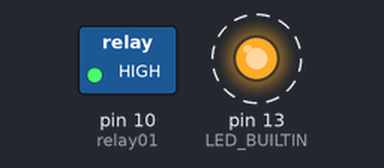
Recording of a sketch running on a simulated Arduino Uno, built with avr-gcc and run on an emulated ATmega328P. On the bench: switched loads named in the sketch (green lamp = pin HIGH), output pins drawn as LEDs (lit = HIGH). Dashed ring = blinking.

Above: at 0.5 s.
Timing chart, 0 to 4.6 s (numbered marks = the images above):
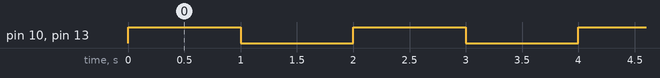

The sketch:

calcifer.ino.ino
```cpp
// Calcifer 0.1 2016-November
// By PumpkinPai, with love

const int relay01 = 10;  //relay #1 on pin 10

void setup() {
  // relay #1 supa-dupa
  pinMode(relay01, OUTPUT);
  pinMode(LED_BUILTIN, OUTPUT);
}

void loop() {
  digitalWrite(relay01, HIGH);
  digitalWrite(LED_BUILTIN, HIGH);
  delay(1000);
  digitalWrite(relay01, LOW);
  digitalWrite(LED_BUILTIN, LOW);
  delay(1000);

}
```

Measured:
- by itself, pin 10 (relay01), pin 13 (LED_BUILTIN): alternates HIGH for 1.0 s and LOW for 1.0 s
